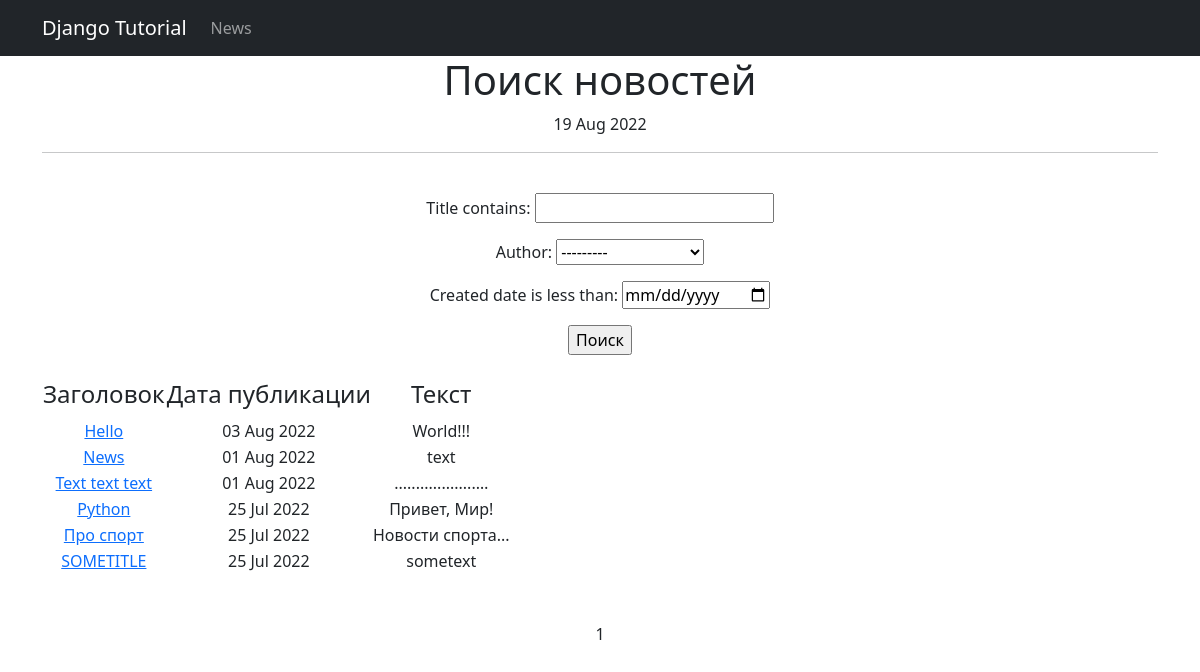
The app's page /news/search/ with its own data.
### news/models.py (models this page shows, shortened)
class Post(models.Model):
    author = models.ForeignKey(Author, on_delete=models.CASCADE)
    NEWS = 'NW'
    ARTICLE = 'AR'
    POSITIONS = (
        (NEWS, 'Новость'),
        (ARTICLE, 'Статья'),
    )
    category_type = models.CharField(max_length=2, choices=POSITIONS, default=ARTICLE)
    created_date = models.DateTimeField(auto_now_add=True)
    post_category = models.ManyToManyField(Category, through='PostCategory')
    title = models.CharField(max_length=128)
    text = models.TextField()
    post_rate = models.IntegerField(default=0)
    def get_absolute_url(self):
        return f'/news/{self.id}'

### news/views.py (the view)
# urls.py: path('search/', SearchList.as_view(), name='post_search'),
class SearchList(ListView):
    model = Post
    template_name = 'news_search.html'
    context_object_name = 'news'
    ordering = ['-created_date']
    paginate_by = 10
    def get_filter(self):
        return PostFilter(self.request.GET, queryset=super().get_queryset())
    def get_queryset(self):
        return self.get_filter().qs
    def get_context_data(self, *args, **kwargs):
        context = super().get_context_data(**kwargs)
        context['time_now'] = datetime.utcnow()
        context['news_list'] = Post.objects.all()
        context['filter'] = self.get_filter()
        context['categories'] = Category.objects.all()
        return context

### news/templatetags/custom_filters.py (called while the page is built)
@register.filter(name='censor')
def censor(value):
    text = value.split()
    for word in text:
        if word.lower() in CENSORED:
            value = value.replace(word[1:], "*" * len(word))
    return value

### templates/news_search.html (shortened to what this page needs)
{% extends 'flatpages/default.html' %}
{% load custom_filters %}
{% block content %}
    <h1>Поиск новостей</h1>
    {{ time_now|date:'d M Y' }}
    <hr>
<br>
<form method="GET">
    {{ filter.form.as_p }}
    <input type="submit" value="Поиск">
</form>
<br>
    {% if news %}
        <table>
            <tr>
                <td>
                    <h4>Заголовок</h4>
                </td>
                <td>
                    <h4>Дата публикации</h4>
                </td>
                <td>
                    <h4>Текст</h4>
                </td>
            </tr>
        {% for new in news %}
            <tr>
                <td>
                    <a href="{{ new.get_absolute_url }}">{{ new.title|censor }} </a>
                </td>
                <td>
                    {{ new.created_date|date:'d M Y' }}
                </td>
                <td>
                    {{ new.text|truncatechars:20|censor }}
                </td>
            </tr>
        {% endfor %}
        </table>
    {% else %}
        <h2>Новостей и публикаций нет!</h2>
    {% endif %}
<br>
<br>
   {{ page_obj.number }}
{% endblock content %}

### records on screen
Post: title|censor "Hello", created_date "03 Aug 2022", text|censor "World!!!"
Post: title|censor "News", created_date "01 Aug 2022", text|censor "text"
Post: title|censor "Text text text", created_date "01 Aug 2022", text|censor "...................…"
Post: title|censor "Python", created_date "25 Jul 2022", text|censor "Привет, Мир!"
Post: title|censor "Про спорт", created_date "25 Jul 2022", text|censor "Новости спорта..."
Post: title|censor "SOMETITLE", created_date "25 Jul 2022", text|censor "sometext"

### other values on screen
{{ time_now|date:'d M Y' }} "19 Aug 2022"
{{ page_obj.number }} "1"
